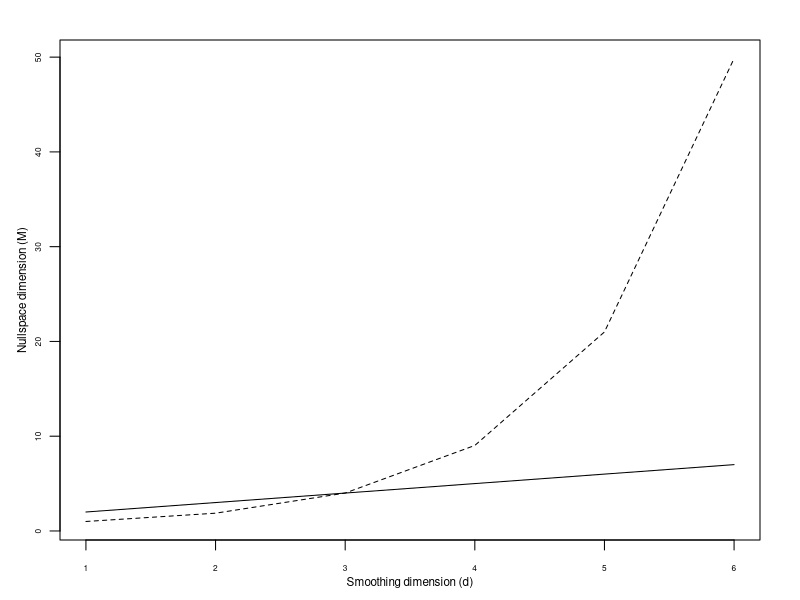

Reproduce this figure in R.
# figure to demonstrate how big the nullspace is in tprs
# compared to using Duchon splines

# for dimension 1 to 100...
d<-1:6

# first tprs
# resitriction that 2m>d+1 => m= (d-1)/2 +1 as a minimum
m<-(d-1)/2+1
tprs.nullspace<-choose(m+d-1,d)

# now for Duchon, m=2, use s to make up the gap
duchon.nullspace<-choose(2+d-1,d)

mmin<-min(c(tprs.nullspace,duchon.nullspace))
mmax<-max(c(tprs.nullspace,duchon.nullspace))

pdf(file="nullspace-dim.pdf",width=4,height=4)


par(mgp=c(1.5,0.75,0),mar=c(3,3,2,2),cex.axis=0.5,cex.lab=0.7)

plot(x=d,y=seq(mmin,mmax,len=length(d)),type="n",xlab="Smoothing dimension (d)",ylab="Nullspace dimension (M)")
lines(x=d,y=tprs.nullspace,lty=2)
lines(x=d,y=duchon.nullspace,lty=1)


dev.off()
